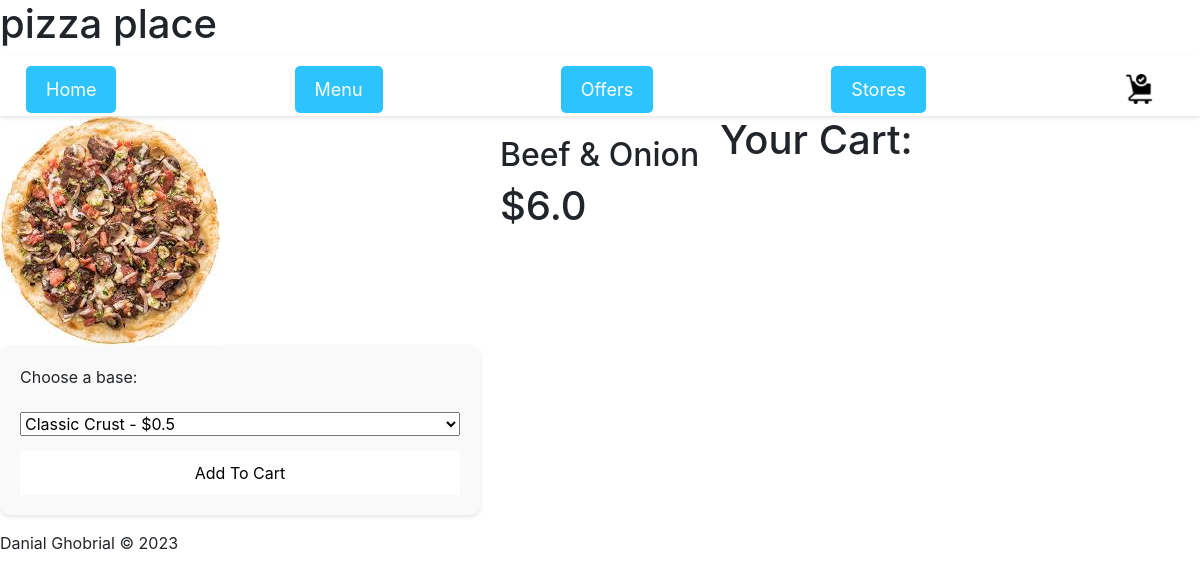
Before: /pizza/1 (signed in) with the older database file.
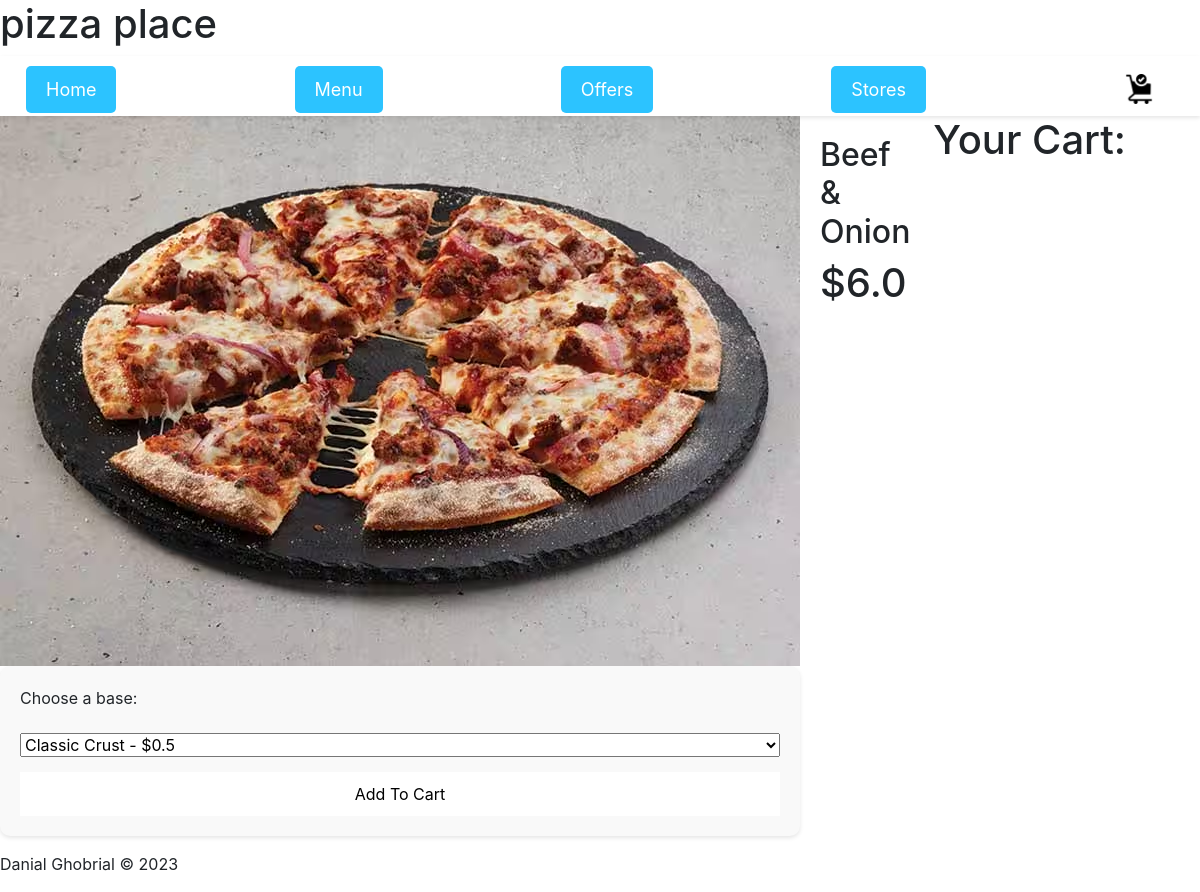
After: the same page with the newer database file.
### tables this page shows
CREATE TABLE Pizza (ID INTEGER PRIMARY KEY, Type TEXT, Price REAL, photo);

### routes.py (the view)
@app.route('/pizza/<int:id>')
def pizza(id):
    conn = sqlite3.connect(DATABASE)
    cur = conn.cursor()
    cur.execute('SELECT * FROM Pizza WHERE id=?', (id,))
    pizza = cur.fetchone()
    cur.execute('SELECT * FROM Base')
    bases = cur.fetchall()
    return render_template('pizza.html', pizza=pizza, bases=bases)

### templates/pizza.html (shortened to what this page needs)
{% extends "layout.html" %}
{% block content %}
<div class="pizzapage">
    <div class="secondgrid">
    <div class="image11">
        <img src="{{ pizza[3] }}">
        <form action="/cart" method="post">
            <label for="base">Choose a base:</label>
            <select name="base_id" required>
                {% for base in bases %}
                <option value="{{ base[0] }}">{{ base[1] }} - ${{ base[2] }}</option>
                {% endfor %}
            </select>
            <button>Add To Cart</button>
        </form>
    </div>
    </div>
    <div class="text11">
        <h2>{{ pizza[1] }}</h2>
        <h1>${{ pizza[2] }}</h1>
    </div>
    <div>
    <h1>Your Cart:</h1>
    </div>
</div>
{% endblock %}

### templates/layout.html (shortened to what this page needs)
<!DOCTYPE html>
<html>
    <head>
        <link rel="stylesheet" href="../static/CSS/style.css">
    </head>
    <body>
        <header>
            {% include "header.html" %}
        </header>
        <nav>
            {% include "nav.html" %}
        </nav>
        <main>
            {% block content %}{% endblock %}
        </main>
        <footer>
            {% include "footer.html" %}
        </footer>
    </body>
</html>

### templates/header.html
<h1>pizza place</h1>

### templates/nav.html
<div class="navbar">
    {% if 'user' not in session %}
    <a href="/" class="active">Home</a>
    <a href="/menuout" class="active">Menu</a>
    <a href="/offers" class="active">Offers</a>
    <a href="/stores" class="active">Stores</a>
    <a href="/login" class="active">Order Now</a>
    {% else %}
    <a href="/" class="active">Home</a>
    <a href="/menu" class="active">Menu</a>
    <a href="/offers" class="active">Offers</a>
    <a href="/stores" class="active">Stores</a>
    <a href="/checkout" class="img"><img src="/static/Images/checkout.png" alt="checkout"></a>
    {% endif %}
</div>

### templates/footer.html (shortened to what this page needs)
<!DOCTYPE html>
<html>
<head>
    <link rel="stylesheet" href="https://cdnjs.cloudflare.com/ajax/libs/twitter-bootstrap/4.1.3/css/bootstrap.min.css">
</head>
<body>
    <div class="footer-basic">
        <footer>
            <p class="copyright">Danial Ghobrial © 2023</p>
        </footer>
    </div>
</body>
</html>

### static/CSS/style.css (style rules this page uses)
body { font-family: Cambria, Cochin, Georgia, Times, 'Times New Roman', serif; background-color: #ffffff; color: #333333; margin: 0; padding: 0; line-height: 1.6; }
.navbar { background-color: #ffffff; box-shadow: 0 2px 4px rgba(0, 0, 0, 0.1); display: flex; justify-content: center; align-items: center; height: 60px; padding: 0 20px; position: sticky; top: 0; z-index: 1000; }
.navbar a { color: #333; text-decoration: none; font-size: 18px; padding: 10px 20px; border-radius: 5px; transition: background-color 0.2s, color 0.2s; margin: 0 10px; }
.navbar a.active { background-color: #2cc3ff; color: #ffffff; }
.navbar img { width: 30px; vertical-align: middle; }
.image11 { width: 100%; height: auto; display: block; }
.text11 { font-size: 20px; padding: 20px; }
button { background-color: #ffffff; color: rgb(0, 0, 0); border: none; border-radius: 5px; padding: 10px 20px; font-size: 16px; cursor: pointer; transition: background-color 0.2s, transform 0.2s; }
form { display: flex; flex-direction: column; gap: 15px; padding: 20px; background-color: #f9f9f9; border-radius: 10px; box-shadow: 0 2px 4px rgba(0, 0, 0, 0.1); }
.pizzapage { display: grid; grid-template-columns: 2fr 1fr 2fr; width: 100%; }

Changed rows visible on the page:
changed Pizza "Beef & Onion": photo: a different picture
